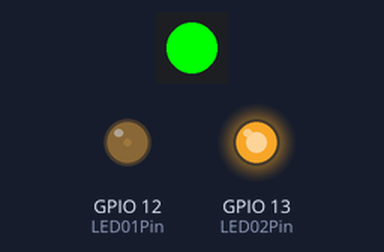
The sketch below on a simulated ESP32. Shown: 1 RGB LEDs in strip order, left to right, output pins drawn as LEDs (lit = HIGH). Dim RGB values are drawn brighter than linear; the strip is taken to match the declared colour order; what the sketch prints to the serial monitor is not drawn.

Above: at 0.15 s.
At 5.69 s:
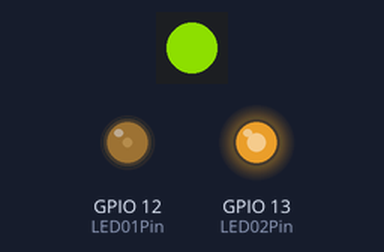
At 9.97 s:
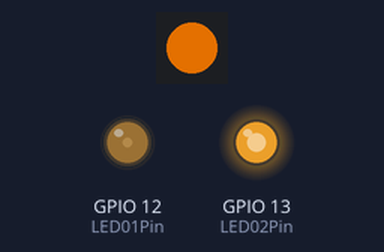
At 19.77 s:
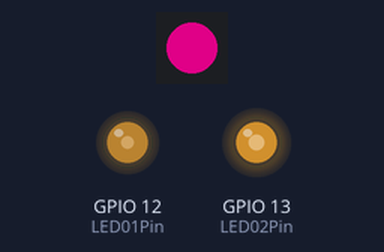
At 29.56 s:
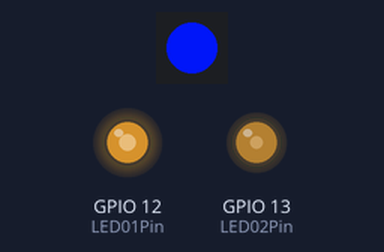
At 39.66 s:
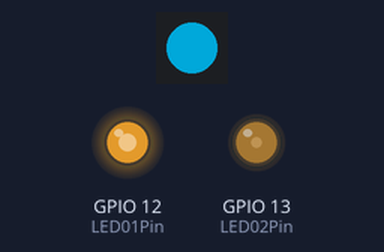
Timing chart, 0 to 40.0 s (numbered marks = the images above):
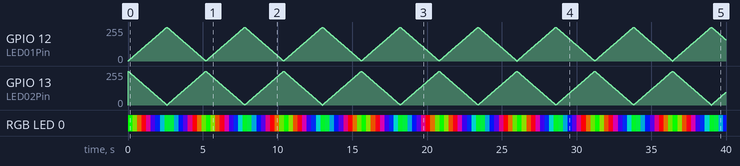

Measured:
- by itself, RGB LED 0: off → RGB(0, 255, 0) at 0.00 s, → RGB(90, 165, 0) 0.31 s later, → RGB(180, 75, 0) 0.31 s later, → RGB(240, 0, 15) 0.31 s later, … (131 changes in this stretch)

The sketch:

esp32_test04_neopixel_and_pwm_2led.ino
```cpp
#include <Adafruit_NeoPixel.h>

// NeoPixel PIN VALUES
#define NEO01Pin 18   // 18 corresponds to GPIO18

// LED PIN VALUES
#define LED01Pin 12  // 12 corresponds to GPIO12
#define LED02Pin 13  // 13 corresponds to GPIO13

// PWM Properties
const int freq = 5000;
const int PWMChannel0 = 0;
const int PWMChannel1 = 1;
const int resolution = 8;

// Define NeoPixel Strip - (Num pixels, pin to send signals, pixel type, signal rate)
Adafruit_NeoPixel NEO01 = Adafruit_NeoPixel(1, NEO01Pin, NEO_RGB + NEO_KHZ800);

void setup(){
  // configure LED PWM functionalitites per channel
  ledcSetup(PWMChannel0, freq, resolution);
  ledcSetup(PWMChannel1, freq, resolution);

  // attach the channel to the GPIO to be controlled
  ledcAttachPin(LED01Pin, PWMChannel0);
  ledcAttachPin(LED02Pin, PWMChannel1);

  // Initializes the NeoPixels
  NEO01.begin();

  // setup the serial output baud rate
  Serial.begin(115200);
}

void loop(){
  // Set Delay Time [in ms]
  int DelayTime = 10;

  // Iterate 0 to 254
  for(int i=0; i<255; i++){
    // Set the LED01 value to iteration value using esp pwm channel write
    // Start off and slowly get brighter to full on
    ledcWrite(PWMChannel0, i);
    // Set the LED02 value to 255-iteration value using esp pwm channel write
    // Start on and slowly get dimmer to full off
    ledcWrite(PWMChannel1, (255 - i));
    // NeoPixel Color Cycle
    int pos = i;
    if (pos < 85) {
      // Cycle Red & Green based on itiration number
      NEO01.setPixelColor(0, int(pos * 3), int(255 - (pos*3)), 0);
    } else if (pos < 170) {
      pos = pos - 85;
      // Cycle Red & Blue based on itiration number
      NEO01.setPixelColor(0, int(255 - pos*3), 0, int(pos*3));
    } else {
      pos = pos -170;
      // Cycle Green & Blue based on itiration number
      NEO01.setPixelColor(0, 0, int(pos*3), int(255 - pos*3));
    }
    NEO01.show();
    // Print current Iteration value to serial console for troubleshooting
    Serial.print(" Iteration=");
    Serial.println(i);
    // Pause the loop to display LEDS
    delay(DelayTime);
  }

  // Iterate 255 to 1
  for(int i=255; i>0; i--){
    // Set the LED01 value to iteration value using esp pwm channel write
    // Start on and slowly get dimmer to full off
    ledcWrite(PWMChannel0, i);
    // Set the LED02 value to 255-iteration value using esp pwm channel write
    // Start off and slowly get brighter to full on
    ledcWrite(PWMChannel1, (255 - i));
    // NeoPixel Color Cycle
    int pos = i;
    if (pos < 85) {
      // Cycle Red & Green based on itiration number
      NEO01.setPixelColor(0, int(pos * 3), int(255 - (pos*3)), 0);
    } else if (pos < 170) {
      pos = pos - 85;
      // Cycle Red & Blue based on itiration number
      NEO01.setPixelColor(0, int(255 - pos*3), 0, int(pos*3));
    } else {
      pos = pos -170;
      // Cycle Green & Blue based on itiration number
      NEO01.setPixelColor(0, 0, int(pos*3), int(255 - pos*3));
    }
    NEO01.show();
    // Print current Iteration value to serial console for troubleshooting
    Serial.print(" Iteration=");
    Serial.println(i);
    // Pause the loop to display LEDS
    delay(DelayTime);
  }


}
```
